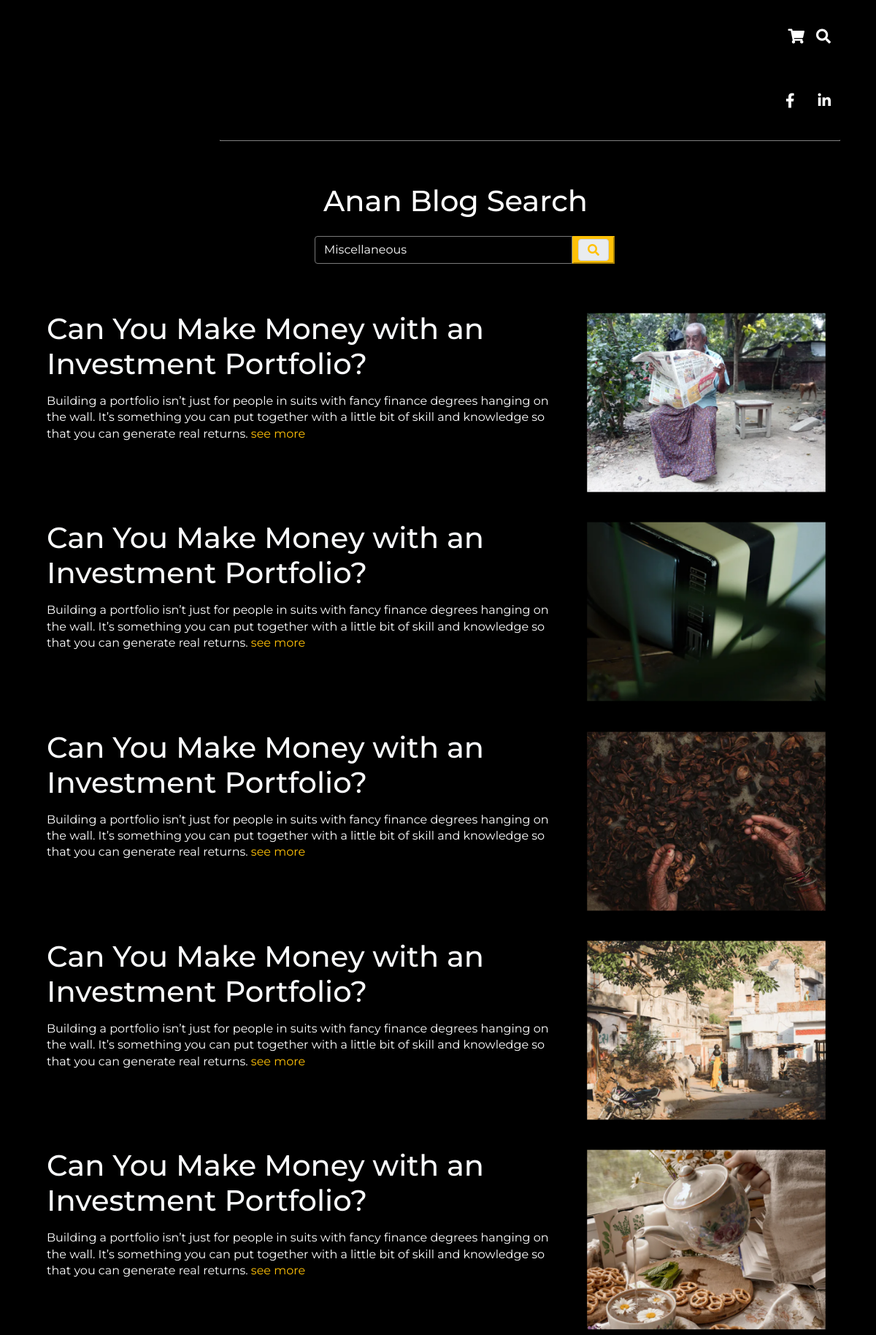
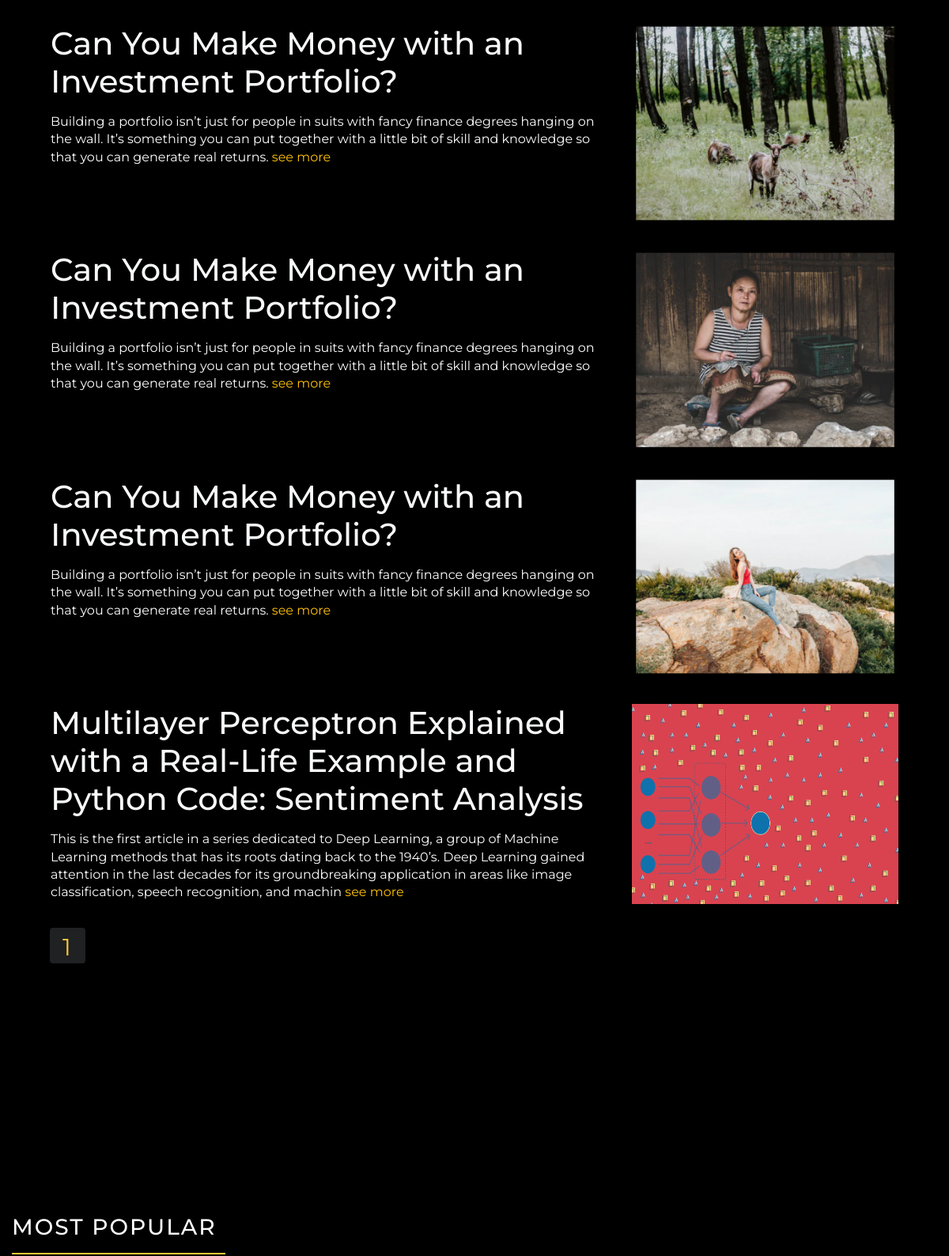
/search?q=Miscellaneous (upper part), run on the app's committed database (2 pictures, top to bottom).
### blog/models.py (models this page shows, shortened)
class Blogs(models.Model):
    authorId = models.ForeignKey(settings.AUTH_USER_MODEL, on_delete=models.CASCADE)
    title = models.CharField(max_length=250, null=False, blank=False)
    shortDescription = models.TextField(max_length=300, null=False, blank=False)
    highLights = RichTextField(default="")
    content = models.TextField()
    image = models.ImageField(null=False, blank=False, upload_to='blog_images/')
    categories = models.ForeignKey(BlogCategorie, on_delete=models.CASCADE, null=False, blank=False)
    keywords = models.ManyToManyField(BlogKeyword, default='', blank=True)
    viewCount = models.IntegerField(default=0)
    shareCount = models.IntegerField(default=0)
    status_choices = (
            ('pub', 'Published'),
            ('daf', 'Draft'),
            ('trs', 'Trash'),
        )
    status = models.CharField(max_length=50, choices=status_choices, default='pub')
    dateAdded = models.DateTimeField(auto_now_add=True)
    lastUpdated = models.DateTimeField(auto_now_add=True, null=True, blank=True)
    pdf_file = models.FileField(upload_to='blog_pdfs/', null=True, blank=True)
    class Meta:
        db_table = "tbl_blogs"
    def image_tag(self):
        if self.image:
            return mark_safe('<img src="/media/%s" width="50" height="50" />' % (self.image))
        else:
            return mark_safe('<img src="/media/document/default.jpg" width="50" height="50" />')
    image_tag.short_description = 'Image'
    image_tag.allow_tags = True

### base/views/commonViews.py (the view)
# urls.py: path('search', commonViews.Search),
def Search(request):
    context = {}
    context['menuContent'] = getMenuBlogs()
    context['categories'] = BlogCategorie.objects.all().order_by('category_order')
    if request.user.is_authenticated == True:
        context['loggedin'] = True
    query = request.GET.get("q", 1)
    page_number = request.GET.get("page", 1)
    if query != 1:
        context['query'] = query
        context["searchContent"] = getBlogsQuery(query, page_number)
    return render(request, 'search.html', context)

### templates/search.html
{% extends 'layout/base.html' %}
{% load static %}
{% block content %}
<link rel="stylesheet" href='{% static "css/blog.css" %}'>
<div class="col-lg-12 text-center mt-5">
    <h1 class="ml-5">Anan Blog Search</h1>
</div>
    <div class="row mt-4 mb-5 justify-content-center">
        <div class="col offset-md-4">
            <form action="">
                <div class="input-group">
                    <input type="text" required class="form-control col-6 search-page-bar" name="q" placeholder="Search" aria-label="Recipient's username" value="{{query}}">
                    <button type="submit" class="btn-warning">
                        <span class="input-group-text text-warning"><i class="fa fa-search"></i></span>
                    </button>
                </div>
            </form>
        </div>
    </div>
    {{searchContent | safe}}
    <br><br><br>
{% endblock %}

### static/css/nishan.css (style rules this page uses)
:root { --theme-color: #ffc83a; }
body { font-family: 'Montserrat', sans-serif; font-size: 17px; line-height: 1.4; color: #ffffff; background-color: #000000; }
a, a:hover { color: var(--theme-color); }
.form-control, .form-control:focus { color: #ffffff; border-color: #797979; background-color: transparent; box-shadow: none; -webkit-box-shadow: none; -moz-box-shadow: none; -ms-box-shadow: none; }

### static/css/style.css (style rules this page uses)
body { font-family: 'Montserrat', sans-serif; background-color: #000000; color: #fff; }
p { font-size: 13px; font-weight: 500; color: #fff; margin-bottom: 0.5rem; }
a { color:#fff !important; }
ul li { color: #fff; }

### static/css/blog.css (style rules this page uses)
.blog-index-img { width:100% !important; height: 98% !important; }
.page-link { background-color: #000 !important; margin-left: 2.5rem; border: 0; width: 45px; height: 45px; font-size: 30px; padding: .4rem 1rem; }
.page-item .active { background-color: #1F2123 !important; color: #ffc83a !important; border-radius: 0.25rem !important; }

### data on the page
Blogs: shortDescription "Can You Make Money with an Investment Portfolio? Building a portfolio isn’t just for people in suits with fancy finance degrees hanging on the wall. It’s something you can put together with a little bit of skill and knowledge so that you can generate real returns. see more Can You Make Money with an Investment Portfolio? Building a portfolio isn’t just for people in suits with fancy finance degrees hanging on the wall. It’s something you can put together with a little bit of skill and knowledge so that you can generate real returns. see more Can You Make Money with an Investment Portfolio? Building a portfolio isn’t just for people in suits with fancy finance degrees hanging on the wall.…", shortDescription (picture)
